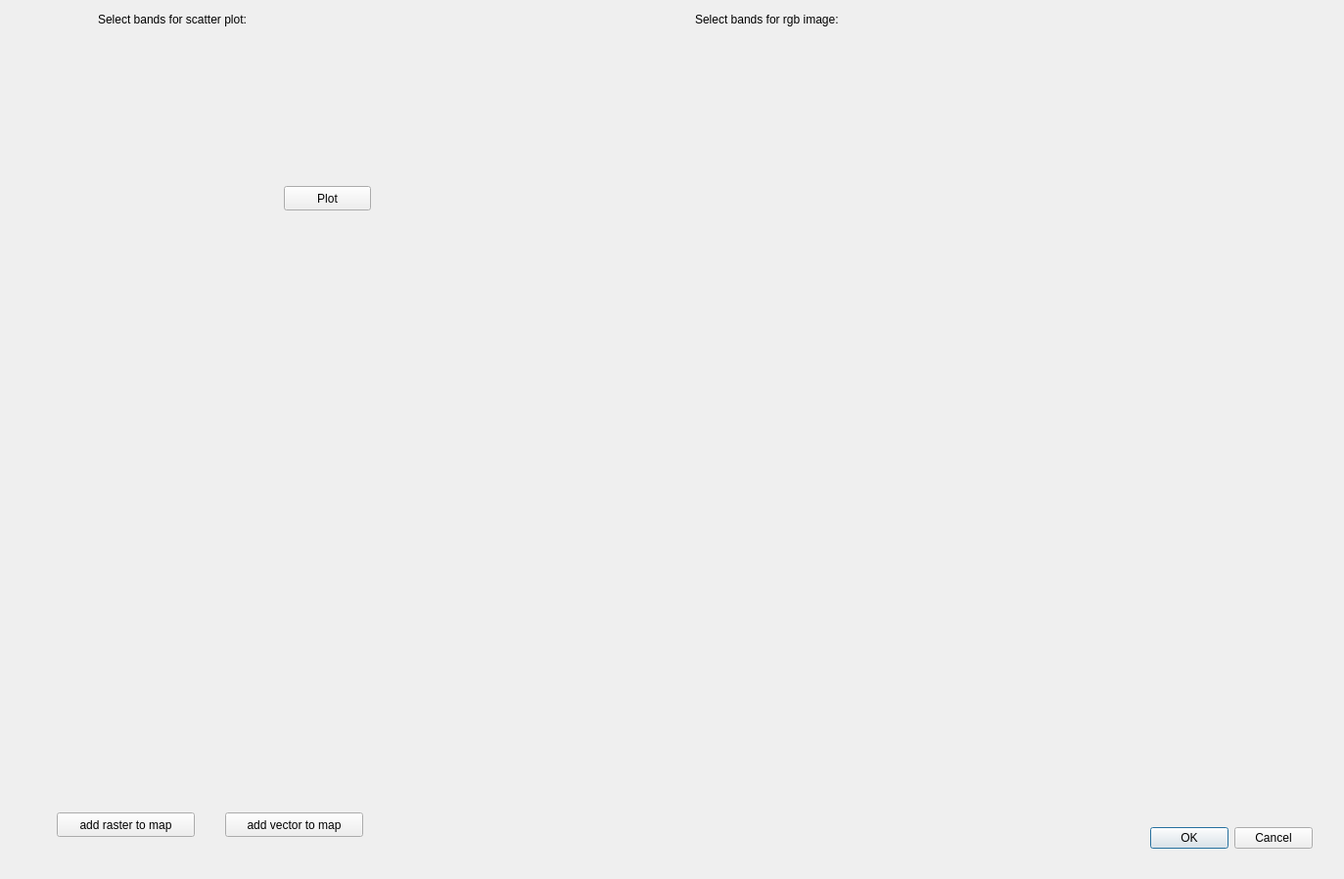
<?xml version="1.0" encoding="UTF-8"?>
<ui version="4.0">
 <class>FeatureSpaceDialogBase</class>
 <widget class="QDialog" name="FeatureSpaceDialogBase">
  <property name="geometry">
   <rect>
    <x>0</x>
    <y>0</y>
    <width>1373</width>
    <height>898</height>
   </rect>
  </property>
  <property name="windowTitle">
   <string>feature space</string>
  </property>
  <widget class="QDialogButtonBox" name="button_box">
   <property name="geometry">
    <rect>
     <x>1000</x>
     <y>840</y>
     <width>341</width>
     <height>32</height>
    </rect>
   </property>
   <property name="orientation">
    <enum>Qt::Horizontal</enum>
   </property>
   <property name="standardButtons">
    <set>QDialogButtonBox::Cancel|QDialogButtonBox::Ok</set>
   </property>
  </widget>
  <widget class="QWidget" name="plotWindow" native="true">
   <property name="geometry">
    <rect>
     <x>50</x>
     <y>270</y>
     <width>651</width>
     <height>501</height>
    </rect>
   </property>
   <layout class="QVBoxLayout" name="verticalLayout"/>
  </widget>
  <widget class="QPushButton" name="pushButton">
   <property name="geometry">
    <rect>
     <x>290</x>
     <y>190</y>
     <width>89</width>
     <height>25</height>
    </rect>
   </property>
   <property name="text">
    <string>Plot</string>
   </property>
  </widget>
  <widget class="QWidget" name="plotWindow_2" native="true">
   <property name="geometry">
    <rect>
     <x>730</x>
     <y>270</y>
     <width>621</width>
     <height>501</height>
    </rect>
   </property>
   <layout class="QVBoxLayout" name="verticalLayout_2"/>
  </widget>
  <widget class="QLabel" name="label_5">
   <property name="geometry">
    <rect>
     <x>100</x>
     <y>10</y>
     <width>211</width>
     <height>20</height>
    </rect>
   </property>
   <property name="text">
    <string>Select bands for scatter plot:</string>
   </property>
  </widget>
  <widget class="QLabel" name="label_6">
   <property name="geometry">
    <rect>
     <x>710</x>
     <y>10</y>
     <width>211</width>
     <height>20</height>
    </rect>
   </property>
   <property name="text">
    <string>Select bands for rgb image:</string>
   </property>
  </widget>
  <widget class="QPushButton" name="add_raster">
   <property name="geometry">
    <rect>
     <x>58</x>
     <y>830</y>
     <width>141</width>
     <height>25</height>
    </rect>
   </property>
   <property name="text">
    <string>add raster to map</string>
   </property>
  </widget>
  <widget class="QPushButton" name="add_vector">
   <property name="geometry">
    <rect>
     <x>230</x>
     <y>830</y>
     <width>141</width>
     <height>25</height>
    </rect>
   </property>
   <property name="text">
    <string>add vector to map</string>
   </property>
  </widget>
 </widget>
 <resources/>
 <connections>
  <connection>
   <sender>button_box</sender>
   <signal>accepted()</signal>
   <receiver>FeatureSpaceDialogBase</receiver>
   <slot>accept()</slot>
   <hints>
    <hint type="sourcelabel">
     <x>20</x>
     <y>20</y>
    </hint>
    <hint type="destinationlabel">
     <x>20</x>
     <y>20</y>
    </hint>
   </hints>
  </connection>
  <connection>
   <sender>button_box</sender>
   <signal>rejected()</signal>
   <receiver>FeatureSpaceDialogBase</receiver>
   <slot>reject()</slot>
   <hints>
    <hint type="sourcelabel">
     <x>20</x>
     <y>20</y>
    </hint>
    <hint type="destinationlabel">
     <x>20</x>
     <y>20</y>
    </hint>
   </hints>
  </connection>
 </connections>
</ui>
